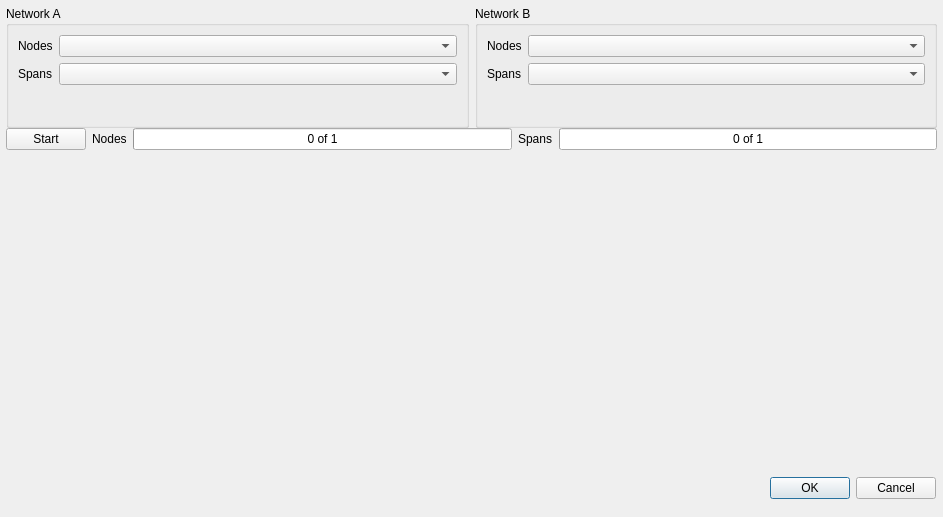
<?xml version="1.0" encoding="UTF-8"?>
<ui version="4.0">
 <class>OFDSDedupToolDialog</class>
 <widget class="QDialog" name="OFDSDedupToolDialog">
  <property name="geometry">
   <rect>
    <x>0</x>
    <y>0</y>
    <width>943</width>
    <height>517</height>
   </rect>
  </property>
  <property name="windowTitle">
   <string>OFDS Dedup Tool</string>
  </property>
  <property name="sizeGripEnabled">
   <bool>false</bool>
  </property>
  <widget class="QDialogButtonBox" name="buttons">
   <property name="geometry">
    <rect>
     <x>770</x>
     <y>470</y>
     <width>166</width>
     <height>36</height>
    </rect>
   </property>
   <property name="orientation">
    <enum>Qt::Horizontal</enum>
   </property>
   <property name="standardButtons">
    <set>QDialogButtonBox::Cancel|QDialogButtonBox::Ok</set>
   </property>
  </widget>
  <widget class="QWidget" name="layoutWidget">
   <property name="geometry">
    <rect>
     <x>6</x>
     <y>6</y>
     <width>931</width>
     <height>122</height>
    </rect>
   </property>
   <layout class="QHBoxLayout" name="selectFormsLayout">
    <item>
     <widget class="QGroupBox" name="groupBoxA">
      <property name="title">
       <string>Network A</string>
      </property>
      <layout class="QFormLayout" name="selectFormA">
       <item row="0" column="0">
        <widget class="QLabel" name="nodesLabelA">
         <property name="text">
          <string>Nodes</string>
         </property>
        </widget>
       </item>
       <item row="0" column="1">
        <widget class="QComboBox" name="nodesComboBoxA"/>
       </item>
       <item row="1" column="0">
        <widget class="QLabel" name="spansLabelA">
         <property name="text">
          <string>Spans</string>
         </property>
        </widget>
       </item>
       <item row="1" column="1">
        <widget class="QComboBox" name="spansComboBoxA"/>
       </item>
      </layout>
     </widget>
    </item>
    <item>
     <widget class="QGroupBox" name="groupBoxB">
      <property name="title">
       <string>Network B</string>
      </property>
      <layout class="QFormLayout" name="selectFormB">
       <item row="0" column="0">
        <widget class="QLabel" name="nodesLabelB">
         <property name="text">
          <string>Nodes</string>
         </property>
        </widget>
       </item>
       <item row="0" column="1">
        <widget class="QComboBox" name="nodesComboBoxB"/>
       </item>
       <item row="1" column="0">
        <widget class="QLabel" name="spansLabelB">
         <property name="text">
          <string>Spans</string>
         </property>
        </widget>
       </item>
       <item row="1" column="1">
        <widget class="QComboBox" name="spansComboBoxB"/>
       </item>
      </layout>
     </widget>
    </item>
   </layout>
  </widget>
  <widget class="QWidget" name="layoutWidget">
   <property name="geometry">
    <rect>
     <x>10</x>
     <y>170</y>
     <width>921</width>
     <height>281</height>
    </rect>
   </property>
   <layout class="QHBoxLayout" name="mapsLayout">
    <item>
     <widget class="QgsMapCanvas" name="mapA" native="true"/>
    </item>
    <item>
     <widget class="QgsMapCanvas" name="mapB" native="true"/>
    </item>
   </layout>
  </widget>
  <widget class="QWidget" name="layoutWidget">
   <property name="geometry">
    <rect>
     <x>6</x>
     <y>120</y>
     <width>931</width>
     <height>38</height>
    </rect>
   </property>
   <layout class="QHBoxLayout" name="startLayout">
    <item>
     <widget class="QPushButton" name="startButton">
      <property name="maximumSize">
       <size>
        <width>100</width>
        <height>16777215</height>
       </size>
      </property>
      <property name="text">
       <string>Start</string>
      </property>
     </widget>
    </item>
    <item>
     <widget class="QLabel" name="label">
      <property name="text">
       <string>Nodes</string>
      </property>
     </widget>
    </item>
    <item>
     <widget class="QProgressBar" name="nodesProgressBar">
      <property name="minimum">
       <number>0</number>
      </property>
      <property name="maximum">
       <number>1</number>
      </property>
      <property name="value">
       <number>0</number>
      </property>
      <property name="format">
       <string>%v of %m</string>
      </property>
     </widget>
    </item>
    <item>
     <widget class="QLabel" name="label_2">
      <property name="text">
       <string>Spans</string>
      </property>
     </widget>
    </item>
    <item>
     <widget class="QProgressBar" name="spansProgressBar">
      <property name="maximum">
       <number>1</number>
      </property>
      <property name="value">
       <number>0</number>
      </property>
      <property name="format">
       <string>%v of %m</string>
      </property>
     </widget>
    </item>
   </layout>
  </widget>
  <zorder>layoutWidget</zorder>
  <zorder>buttons</zorder>
  <zorder>layoutWidget</zorder>
  <zorder>layoutWidget</zorder>
 </widget>
 <customwidgets>
  <customwidget>
   <class>QgsMapCanvas</class>
   <extends>QWidget</extends>
   <header>qgis.gui</header>
   <container>1</container>
  </customwidget>
 </customwidgets>
 <resources/>
 <connections>
  <connection>
   <sender>buttons</sender>
   <signal>accepted()</signal>
   <receiver>OFDSDedupToolDialog</receiver>
   <slot>accept()</slot>
   <hints>
    <hint type="sourcelabel">
     <x>34</x>
     <y>549</y>
    </hint>
    <hint type="destinationlabel">
     <x>157</x>
     <y>274</y>
    </hint>
   </hints>
  </connection>
  <connection>
   <sender>buttons</sender>
   <signal>rejected()</signal>
   <receiver>OFDSDedupToolDialog</receiver>
   <slot>reject()</slot>
   <hints>
    <hint type="sourcelabel">
     <x>102</x>
     <y>549</y>
    </hint>
    <hint type="destinationlabel">
     <x>286</x>
     <y>274</y>
    </hint>
   </hints>
  </connection>
 </connections>
</ui>
